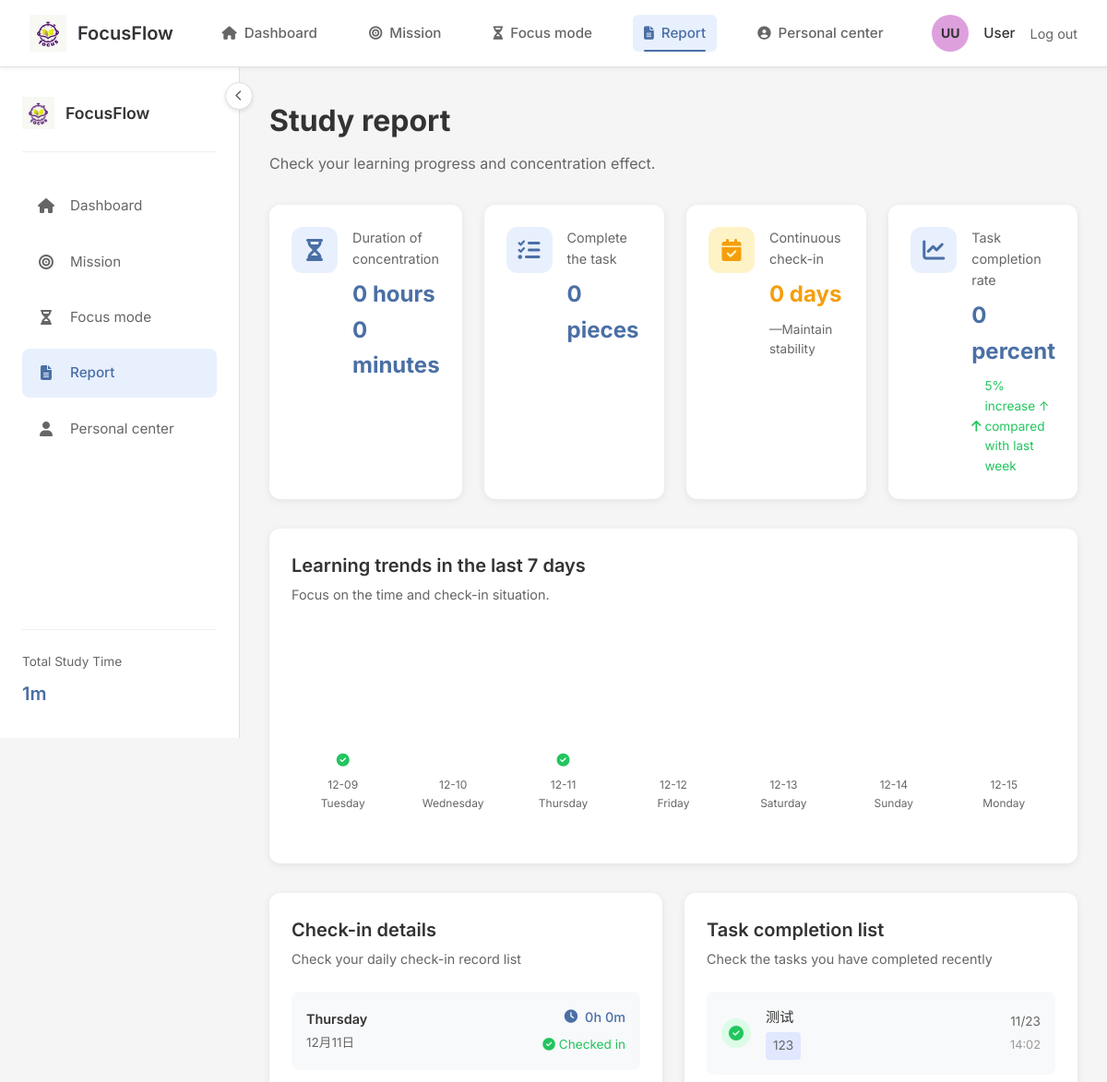
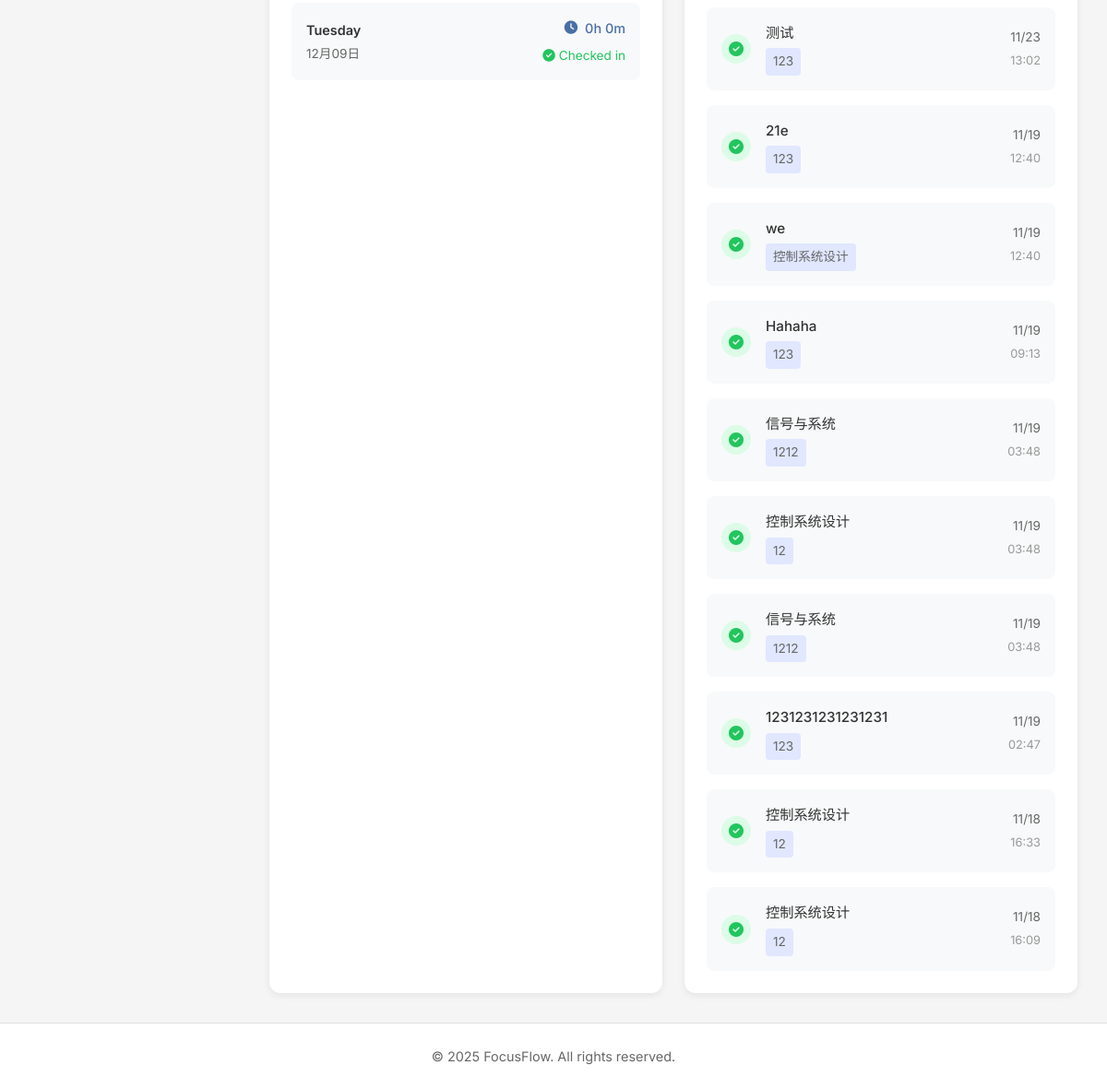
The app's page /reports (signed in) with its own data (2 pictures, top to bottom).
### tables this page shows
CREATE TABLE tasks (
    id INTEGER PRIMARY KEY AUTOINCREMENT,
    user_id INTEGER NOT NULL,
    title TEXT NOT NULL,
    description TEXT,
    course TEXT,
    priority TEXT DEFAULT 'medium', -- high, medium, low
    status TEXT DEFAULT 'pending', -- pending, in_progress, completed
    due_date TEXT,
    repeat TEXT, -- daily, weekly, monthly
    created_at TIMESTAMP DEFAULT CURRENT_TIMESTAMP,
    updated_at TIMESTAMP DEFAULT CURRENT_TIMESTAMP,
    FOREIGN KEY (user_id) REFERENCES users (id) ON DELETE CASCADE
);

### app.py (the view, shortened to what this page needs)
@app.route('/reports')
@login_required
def reports():
    print("[调试] 访问报告页面")
    lang = request.args.get('lang', 'en-US')
    translations = get_translations(lang)
    weekly_stats = {'focus_time': 0, 'completed_sessions': 0, 'total_sessions': 0,
                    'completed_tasks': 0, 'total_tasks': 0, 'productivity_score': 0, 'streak_days': 0}
    weekly_trend = []
    checked_in_dates = []
    user_id = session['user_id']
    conn = get_db_connection()
    try:
        week_start = (datetime.now() - timedelta(days=6)).strftime('%Y-%m-%d')
        focus_stats = conn.execute('''
            SELECT
                COUNT(*) as total_sessions,
                COUNT(CASE WHEN end_time IS NOT NULL THEN 1 END) as completed_sessions,
SUM(duration) as total_duration
            FROM focus_sessions
            WHERE user_id = ? AND date(start_time) >= ?
        ''', (user_id, week_start)).fetchone()
        total_sessions = focus_stats['total_sessions'] or 0
        completed_sessions = focus_stats['completed_sessions'] or 0
        total_duration = focus_stats['total_duration'] or 0
        focus_hours = total_duration // 60
        focus_minutes = total_duration % 60
        focus_time_info = {'hours': focus_hours, 'minutes': focus_minutes, 'total_minutes': total_duration}
        task_stats = conn.execute('''
            SELECT
                COUNT(*) as total_tasks,
                COUNT(CASE WHEN status = 'completed' THEN 1 END) as completed_tasks
            FROM tasks
            WHERE user_id = ? AND date(created_at) >= ?
        ''', (user_id, week_start)).fetchone()
        total_tasks = task_stats['total_tasks'] or 0
        completed_tasks = task_stats['completed_tasks'] or 0
        if total_tasks == 0:
            task_completion_rate = 0
        else:
            task_completion_rate = int((completed_tasks / total_tasks) * 100)
        checkin_dates = conn.execute('''
            SELECT date FROM checkins
            WHERE user_id = ?
            ORDER BY date DESC
        ''', (user_id,)).fetchall()
        streak_days = 0
        if checkin_dates:
            current_date = datetime.now().date()
            for checkin_date in checkin_dates:
                checkin_date_obj = datetime.strptime(checkin_date['date'], '%Y-%m-%d').date()
                if (current_date - checkin_date_obj).days == streak_days:
                    streak_days += 1
                else:
                    break
        weekly_stats = {
            'focus_time': focus_time_info,  # 总专注时长（小时和分钟）
            'completed_sessions': completed_sessions,  # 完成的专注会话数
            'total_sessions': total_sessions,  # 总专注会话数
            'completed_tasks': completed_tasks,  # 完成任务数
            'total_tasks': total_tasks,  # 总任务数
            'productivity_score': task_completion_rate,  # 任务完成率
            'streak_days': streak_days  # 连续签到天数
        }
        weekdays = ['Monday', 'Tuesday', 'Wednesday', 'Thursday', 'Friday', 'Saturday', 'Sunday']
        for i in range(6, -1, -1):
            date = datetime.now() - timedelta(days=i)
            date_str = date.strftime('%Y-%m-%d')
            weekday_name = weekdays[date.weekday()]
            is_checked_in = conn.execute('''
            SELECT * FROM checkins WHERE user_id = ? AND date = ?
            ''', (user_id, date_str)).fetchone() is not None
            focus_query = conn.execute('''
                SELECT SUM(duration) as total_minutes
                FROM focus_sessions
                WHERE user_id = ? AND date(start_time) = ?
            ''', (user_id, date_str)).fetchone()
            daily_minutes = focus_query['total_minutes'] or 0
            daily_hours = daily_minutes // 60
            daily_minutes_remainder = daily_minutes % 60
            focus_time = {'hours': daily_hours, 'minutes': daily_minutes_remainder}
            completed_tasks_day = conn.execute('''
                SELECT t.id, t.title, t.description, t.course, t.updated_at as completion_time
                FROM tasks t
                WHERE t.user_id = ? AND t.status = 'completed' AND date(t.updated_at) = ?
                ORDER BY t.updated_at DESC
            ''', (user_id, date_str)).fetchall()
            tasks_data = []
            weekly_trend.append({
                'day': weekday_name,
                'value': daily_minutes,  # 保留原始分钟数用于图表计算
                'focus_time': focus_time,  # 添加小时和分钟的字典用于显示
                'date': date_str,
                'date_display': date.strftime('%m月%d日'),
                'checked_in': is_checked_in,
                'tasks': tasks_data,  # 添加任务数据
                'task_count': len(tasks_data)  # 添加任务数量
            })
        checked_in_dates = []
        for trend_data in weekly_trend:
            if trend_data['checked_in']:
                daily_minutes = trend_data['value']
                daily_hours = daily_minutes // 60
                daily_minutes_remainder = daily_minutes % 60
                focus_time = {'hours': daily_hours, 'minutes': daily_minutes_remainder}
                checked_in_dates.append({
                    'date': trend_data['date'],
                    'date_display': trend_data['date_display'],
                    'day': trend_data['day'],
                    'focus_hours': focus_time,  # 使用小时和分钟的字典
                    'value': trend_data['value']  # 保留原始分钟数
                })
        completed_tasks_query = conn.execute('''
            SELECT t.id, t.title, t.course, t.updated_at as completion_time
            FROM tasks t
            WHERE t.user_id = ? AND t.status = 'completed'
            ORDER BY t.updated_at DESC
            LIMIT 20
        ''', (user_id,)).fetchall()
        completed_tasks_list = []
        for task in completed_tasks_query:
            try:
                if isinstance(task['completion_time'], str):
                    completion_time = datetime.strptime(task['completion_time'], '%Y-%m-%d %H:%M:%S')
                else:
                    completion_time = datetime.fromisoformat(str(task['completion_time']))
                completed_tasks_list.append({
                    'id': task['id'],
                    'title': task['title'],
                    'course': task['course'] if task['course'] else None,
                    'completion_date': completion_time.strftime('%m/%d'),
                    'completion_time': completion_time.strftime('%H:%M')
                })
            except Exception as e:
                print(f"[调试] 解析任务完成时间时出错: {str(e)}")
                completed_tasks_list.append({
                    'id': task['id'],
                    'title': task['title'],
                    'course': task['course'] if task['course'] else None,
                    'completion_date': datetime.now().strftime('%m/%d'),
                    'completion_time': datetime.now().strftime('%H:%M')
                })
    except Exception as e:
        print(f"[调试] 报告页面出现错误: {str(e)}")
        completed_tasks_list = []
    finally:
        conn.close()
    return render_template('reports.html', translations=translations, lang=lang, weekly_stats=weekly_stats,
                           weekly_trend=weekly_trend, checked_in_dates=checked_in_dates,
                           completed_tasks_list=completed_tasks_list)

### app.py (called while the page is built)
def get_db_connection():
    print("[调试] 尝试连接数据库...")
    try:
        conn = sqlite3.connect(app.config['DATABASE'])
        conn.row_factory = sqlite3.Row
        print("[调试] 数据库连接成功")
        return conn
    except Exception as e:
        print(f"[调试] 数据库连接失败: {str(e)}")
        raise

def get_translations(lang='en-US'):
    print(f"[调试] 获取语言翻译，语言: {lang}")
    translations = {
        'en-US': {
            'welcome': 'Welcome',
            'login': 'Login',
            'register': 'Register',
            'phone': 'Phone Number',
            'password': 'Password',
            'confirm_password': 'Confirm Password',
            'forgot_password': 'Forgot Password',
            'dashboard': 'Dashboard',
            'profile': 'Profile',
            'tasks': 'Tasks',
            'focus': 'Focus Mode',
            'reports': 'Reports',
            'logout': 'Logout',
        },
    }
    result = translations.get(lang, translations['en-US'])
    print(f"[调试] 语言翻译获取成功，返回了{len(result)}个翻译项")
    return result

def login_required(f):
    @wraps(f)
    def decorated_function(*args, **kwargs):
        print(f"[调试] 验证用户登录状态，session中的user_id: {session.get('user_id')}")
        if 'user_id' not in session:
            print("[调试] 用户未登录，重定向到登录页面")
            return redirect(url_for('login'))
        print("[调试] 用户已登录，继续执行请求")
        return f(*args, **kwargs)
    return decorated_function

### utils/helpers.py (called while the page is built)
def generate_random_color():
    colors = ['#FF6B6B', '#4ECDC4', '#45B7D1', '#96CEB4', '#FFEAA7',
              '#DDA0DD', '#98D8C8', '#F7DC6F', '#BB8FCE', '#85C1E9']
    return random.choice(colors)

### templates/reports.html (shortened to what this page needs)
{% extends "base.html" %}
{% block content %}
<div class="reports-container">
    <div class="page-header">
        <h1 class="page-title">Study report</h1>
        <p class="page-subtitle">Check your learning progress and concentration effect.</p>
    </div>
    <div class="stats-grid modern-grid">
        <div class="stat-card stat-card-modern">
            <div class="stat-icon time-icon">
                <i class="fas fa-hourglass-half"></i>
            </div>
            <div class="stat-content">
                <div class="stat-label">Duration of concentration</div>
                <div class="stat-value highlight">{{ weekly_stats.focus_time.hours|default('0') }} hours {{ weekly_stats.focus_time.minutes|default('0') }} minutes</div>
            </div>
        </div>
        <div class="stat-card stat-card-modern">
            <div class="stat-icon tasks-icon">
                <i class="fas fa-tasks"></i>
            </div>
            <div class="stat-content">
                <div class="stat-label">Complete the task</div>
                <div class="stat-value highlight">{{ weekly_stats.completed_tasks|default('0') }} pieces</div>
            </div>
        </div>
        <div class="stat-card stat-card-modern">
            <div class="stat-icon streak-icon">
                <i class="fas fa-calendar-check"></i>
            </div>
            <div class="stat-content">
                <div class="stat-label">Continuous check-in</div>
                <div class="stat-value highlight streak-value">{{ weekly_stats.streak_days|default('0') }} day{{ 's' if weekly_stats.streak_days|default(0) != 1 else '' }}</div>
                <div class="stat-change neutral">—Maintain stability</div>
            </div>
        </div>
        <div class="stat-card stat-card-modern">
            <div class="stat-icon productivity-icon">
                <i class="fas fa-chart-line"></i>
            </div>
            <div class="stat-content">
                <div class="stat-label">Task completion rate</div>
                <div class="stat-value highlight">{{ weekly_stats.productivity_score|default('0') }} percent</div>
                <div class="stat-change positive">
                    <i class="fas fa-arrow-up"></i> 5% increase ↑ compared with last week
                </div>
            </div>
        </div>
    </div>
    <div class="learning-chart card-shadow">
        <div class="section-header">
            <div>
                <h2>Learning trends in the last 7 days</h2>
                <p class="section-subtitle">Focus on the time and check-in situation.</p>
            </div>
        </div>
        <div class="chart-placeholder enhanced-chart">
            <div class="chart-bars modern-chart-bars">
                {% for day_data in weekly_trend %}
                <div class="chart-bar modern-chart-bar">
                    <span class="bar-label">{{ day_data.date[-5:] }}<br>{{ day_data.day }}</span>
                    {% if day_data.checked_in %}
                    <span class="checkin-mark"><i class="fas fa-check-circle"></i></span>
                    {% endif %}
                </div>
                {% endfor %}
            </div>
        </div>
    </div>
    <div class="reports-details-grid">
        <div class="checkin-details card-shadow">
            <div class="section-header">
                <div>
                    <h2>Check-in details</h2>
                    <p class="section-subtitle">Check your daily check-in record list</p>
                </div>
            </div>
            {% if checked_in_dates %}
            <div class="checkin-dates-list">
                {% for checkin in checked_in_dates|sort(reverse=true, attribute='date') %}
                <div class="checkin-date-item modern-checkin-item">
                    <div class="checkin-date-info">
                        <span class="checkin-day">{{ checkin.day }}</span>
                        <span class="checkin-date">{{ checkin.date_display }}</span>
                    </div>
                    <div class="checkin-stats">
                        <span class="checkin-focus-time">
                            <i class="fas fa-clock"></i>
                            {{ checkin.focus_hours.hours|default('0') }}h {{ checkin.focus_hours.minutes|default('0') }}m
                        </span>
                        <span class="checkin-badge"><i class="fas fa-check-circle"></i> Checked in</span>
                    </div>
                </div>
                {% endfor %}
            </div>
            {% endif %}
        </div>
        <div class="completed-tasks card-shadow">
            <div class="section-header">
                <div>
                    <h2>Task completion list</h2>
                    <p class="section-subtitle">Check the tasks you have completed recently</p>
                </div>
            </div>
            {% if completed_tasks_list %}
            <div class="completed-tasks-list">
                {% for task in completed_tasks_list %}
                <div class="completed-task-item modern-task-item">
                    <div class="task-icon-completed">
                        <i class="fas fa-check-circle"></i>
                    </div>
                    <div class="task-info-completed">
                        <span class="task-title-completed">{{ task.title }}</span>
                        {% if task.course %}
                        <span class="course-tag-completed">{{ task.course }}</span>
                        {% endif %}
                    </div>
                    <div class="task-completion-time">
                        {% if task.completion_time %}
                        <span class="completion-date">{{ task.completion_date }}</span>
                        <span class="completion-time">{{ task.completion_time }}</span>
                        {% endif %}
                    </div>
                </div>
                {% endfor %}
            </div>
            {% endif %}
        </div>
    </div>
</div>
{% endblock %}

### records on screen
tasks: title "测试", course "123", completion_date "11/23", completion_time "14:02"
tasks: title "测试", course "123", completion_date "11/23", completion_time "13:02"
tasks: title "21e", course "123", completion_date "11/19", completion_time "12:40"
tasks: title "we", course "控制系统设计", completion_date "11/19", completion_time "12:40"
tasks: title "Hahaha", course "123", completion_date "11/19", completion_time "09:13"
tasks: title "信号与系统", course "1212", completion_date "11/19", completion_time "03:48"
tasks: title "控制系统设计", course "12", completion_date "11/19", completion_time "03:48"
tasks: title "信号与系统", course "1212", completion_date "11/19", completion_time "03:48"
tasks: title "1231231231231231", course "123", completion_date "11/19", completion_time "02:47"
tasks: title "控制系统设计", course "12", completion_date "11/18", completion_time "16:33"
tasks: title "控制系统设计", course "12", completion_date "11/18", completion_time "16:09"

### other values on screen
{{ g.initials|default('UU') }} "UU"
{{ g.user_name|default('User') }} "User"
{{ g.total_study_time|default('0h 0m') }} "1m"
{{ weekly_stats.focus_time.hours|default('0') }} "0"
{{ weekly_stats.focus_time.minutes|default('0') }} "0"
{{ weekly_stats.completed_tasks|default('0') }} "0"
{{ weekly_stats.streak_days|default('0') }} "0"
{{ 's' if weekly_stats.streak_days|default(0) != 1 else '' }} "s"
{{ weekly_stats.productivity_score|default('0') }} "0"
{{ day_data.date[-5:] }} "12-09" "12-10" "12-11" "12-12" "12-13" "12-14" "12-15"
{{ day_data.day }} "Tuesday" "Wednesday" "Thursday" "Friday" "Saturday" "Sunday" "Monday"
{{ checkin.day }} "Thursday" "Tuesday"
{{ checkin.date_display }} "12月11日" "12月09日"
{{ checkin.focus_hours.hours|default('0') }} "0" "0"
{{ checkin.focus_hours.minutes|default('0') }} "0" "0"
